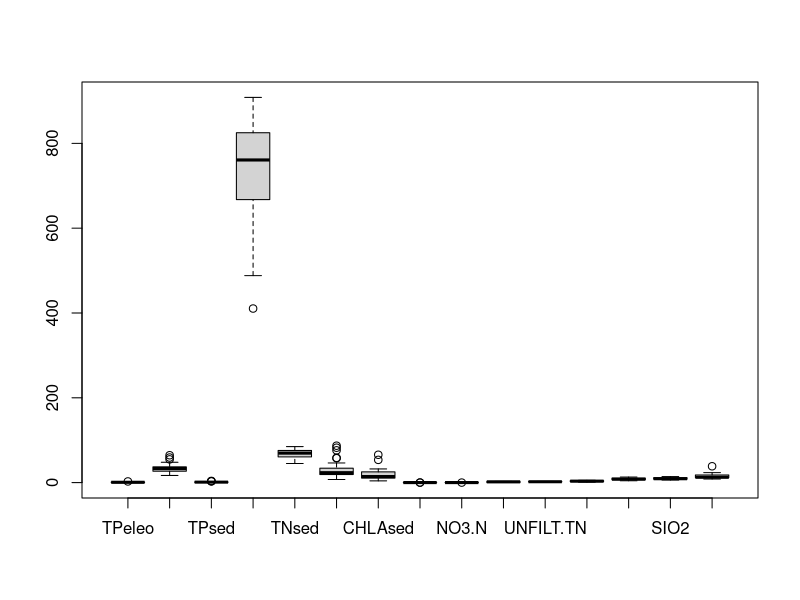
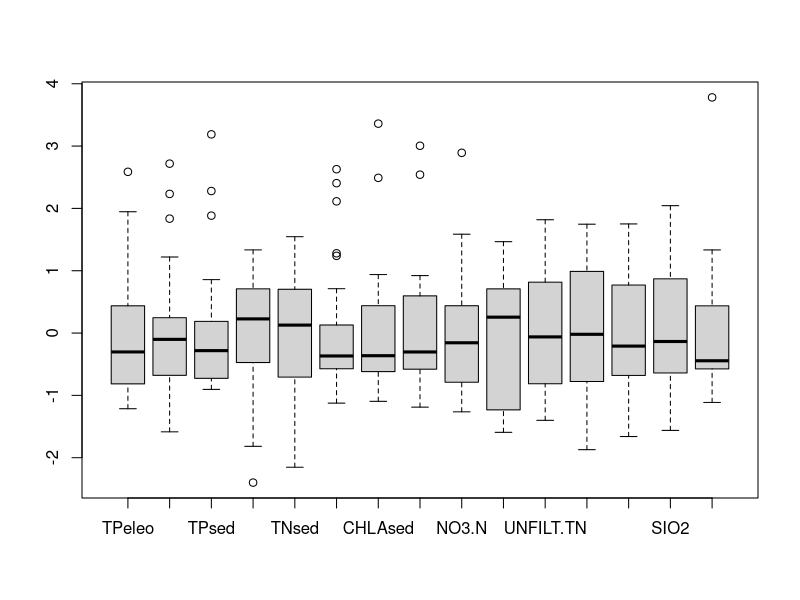
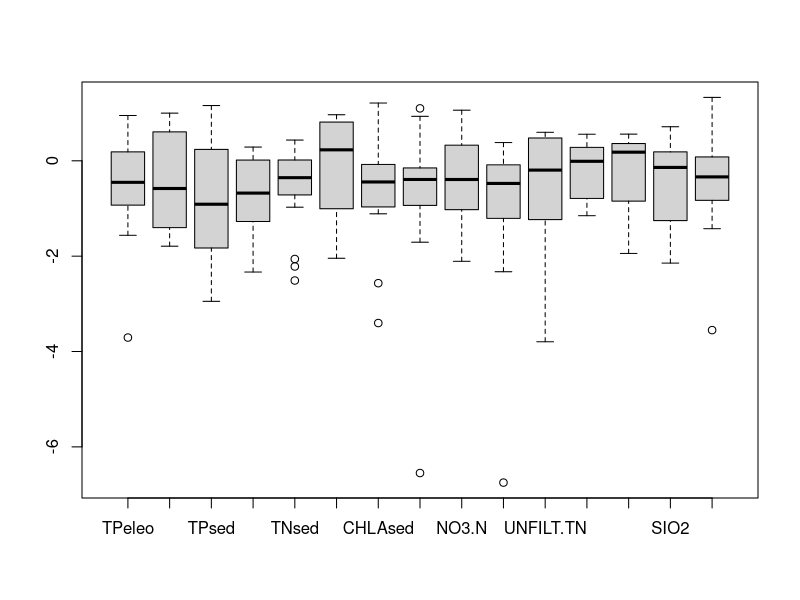

R code for these plots, in order: (Note: this script raises an error after producing the figures.)
#Hw# 2

dta <- read.csv("evenv.csv")
dta <- na.omit(dta)
library(dplyr)
dta <- select(dta,-Site)
dta <- filter(dta, CHLAsed>0) # need to remove zeros if log transforming data

boxplot(dta)
boxplot(scale(dta))
boxplot(log(scale(dta)))

#run cor.matrix function
cor.matrix(dta)
var(scale(dta)) #calculate variance and covariance matrix with the standardized data


require(MASS) #loads teh PCA package
pca <- princomp(scale(dta[,-c(1,9)])) #creates a PC matrix
pca$scores # Show PC matrix
summary(pca) #proportion of variance is eigenvalues for each PC

broken.stick(13) #After comparing, keep comp 1 & 2
biplot(pca)
loadings(pca)
